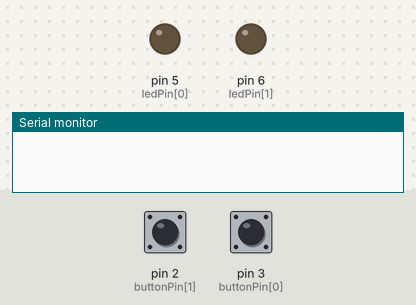
Bench run of a sketch on a simulated Arduino Uno, built with avr-gcc and run on an emulated ATmega328P. On the bench: output pins drawn as LEDs (lit = HIGH), the last lines printed to the serial monitor. The test bench sets the inputs (shaded band); at power-on: pin 2 (buttonPin[1]) LOW, pin 3 (buttonPin[0]) LOW.

Above: at 1.2 s.
1.3 s: pin 2 (buttonPin[1]) pulled HIGH for 0.15 s
At 1.37 s:
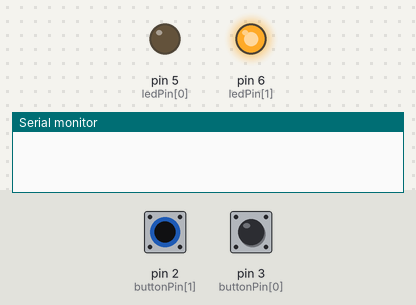
2.9 s: pin 3 (buttonPin[0]) pulled HIGH for 0.15 s
At 2.97 s:
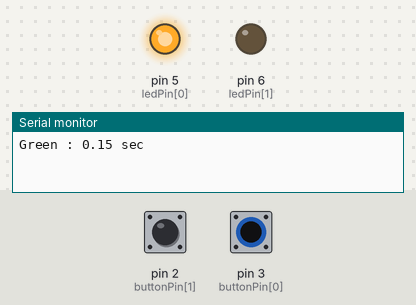
4.5 s: pin 3 (buttonPin[0]) pulled HIGH for 3.2 s
At 8.2 s:
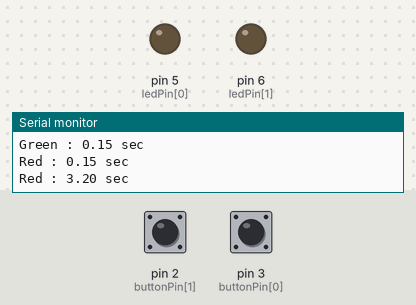
9.2 s: pin 2 (buttonPin[1]) pulled HIGH for 3.2 s
At 10.6 s:
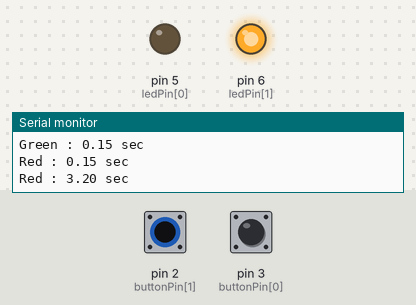
13.9 s: pin 2 (buttonPin[1]) driven HIGH and pin 3 (buttonPin[0]) driven HIGH
At 15.3 s:
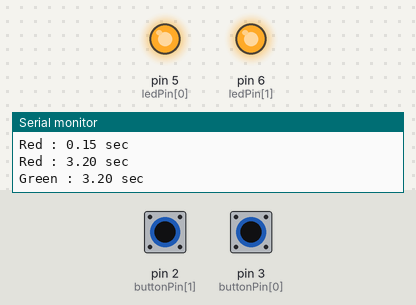
Timing chart, 0 to 16.4 s (numbered marks = the images above; inputs shaded):
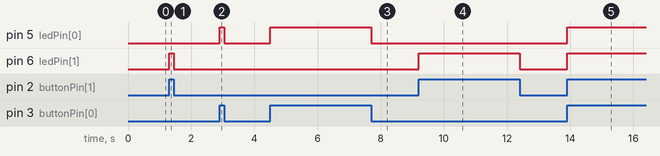

Measured:
- after the input at 1.3 s, pin 6 (ledPin[1]): LOW → HIGH at once, → LOW 0.15 s later
- after the input at 2.9 s, pin 5 (ledPin[0]): LOW → HIGH at once, → LOW 0.15 s later
- after the input at 4.5 s, pin 5 (ledPin[0]): LOW → HIGH at once, → LOW 3.2 s later
- after the input at 9.2 s, pin 6 (ledPin[1]): LOW → HIGH at once, → LOW 3.2 s later
- after the input at 13.9 s, pin 5 (ledPin[0]), pin 6 (ledPin[1]): LOW → HIGH at once

The sketch:

basic3.ino
```cpp
#define R 0
#define G 1
#define colorAmount 2

// constants won't change. They're used here to set pin numbers:
const int buttonPin[colorAmount] = {3, 2}; // the number of the pushbutton pin
const int ledPin[colorAmount] = {5, 6};    // the number of the LED pin

// Variables will change:
int buttonState[colorAmount] = {0};         // the current reading from the input pin
int lastButtonState[colorAmount] = {LOW, LOW}; // the previous reading from the input pin

int reading[colorAmount] = {0};

unsigned long lastDebounceTime[colorAmount] = {0};
unsigned long debounceDelay[colorAmount] = {200, 200};

// count press time
unsigned long startTime[colorAmount] = {0};
unsigned long endTime[colorAmount] = {0};
int blinkCount[colorAmount] = {0};
unsigned long blinkDuration[colorAmount] = {0};
int startDuration[colorAmount] = {0};

unsigned long currentTimeGlobal = 0;
int timerDuration = 100; //milliseconds
int blockTimer = false;

void setup()
{
  cli();

  Serial.begin(9600);
  for (int i = 0; i < colorAmount; i++)
  {
    pinMode(buttonPin[i], INPUT);
    pinMode(ledPin[i], OUTPUT);
    digitalWrite(ledPin[i], LOW); // set initial LED state
  }

  attachInterrupt(digitalPinToInterrupt(buttonPin[R]), handleClickR, CHANGE); // INT1 = pin 3
  attachInterrupt(digitalPinToInterrupt(buttonPin[G]), handleClickG, CHANGE); // INT0 = pin 2

  TCCR1A = 0;
  TCCR1B = 0;
  TCNT1 = 0;
  OCR1A = 1562;            // target for counting, 1562 = 100ms
  TCCR1B |= (1 << WGM12);        // turn on CTC
  TCCR1B |= (1 << CS12) | (1 << CS10); // 1024 prescaler
  TIMSK1 |= (1 << OCIE1A);       // enable timer compare int.

  sei();
}

void loop(){}

void handleClickR()
{
  int color = R;

  blockTimer = true;

  unsigned long currentTime = millis();

  if ((currentTime - lastDebounceTime[color]) > debounceDelay[color])
  {
    reading[color] = digitalRead(buttonPin[color]);
    if (reading[color] != buttonState[color])
    {
      buttonState[color] = reading[color];

      if (buttonState[color] == HIGH)
      {
        startTime[color] = currentTime;
        digitalWrite(ledPin[color], HIGH);
        blinkCount[color] = 0;
      }
      else
      {
        endTime[color] = currentTime;
        digitalWrite(ledPin[color], LOW);
        float duration = ((float)(endTime[color] - startTime[color])) / 1000;
        blinkCount[color] = round(duration);
        if (color == R)
          Serial.print("Red : ");
        else if (color == G)
          Serial.print("Green : ");
        else
          Serial.print("Blue : ");
        Serial.print(duration);
        Serial.println(" sec");
      }
    }
  }
}

void handleClickG()
{
  int color = G;

  blockTimer = true;

  unsigned long currentTime = millis();

  if ((currentTime - lastDebounceTime[color]) > debounceDelay[color])
  {
    reading[color] = digitalRead(buttonPin[color]);
    if (reading[color] != buttonState[color])
    {
      buttonState[color] = reading[color];

      if (buttonState[color] == HIGH)
      {
        startTime[color] = currentTime;
        digitalWrite(ledPin[color], HIGH);
        blinkCount[color] = 0;
      }
      else
      {
        endTime[color] = currentTime;
        digitalWrite(ledPin[color], LOW);
        float duration = ((float)(endTime[color] - startTime[color])) / 1000;
        blinkCount[color] = round(duration);
        Serial.print("Green : ");
        Serial.print(duration);
        Serial.println(" sec");
      }
    }
}
}

void blink(int color){

  if ((blinkCount[color] > 0) && (buttonState[color] == LOW)){
    if (startDuration[color] == 0){
      blinkDuration[color] = currentTimeGlobal;
      startDuration[color] = 1;
    }
    else{
      unsigned long currentTime = currentTimeGlobal;
      if (currentTime - blinkDuration[color] >= 500){
          digitalWrite(ledPin[color], digitalRead(ledPin[color])^1);
          blinkDuration[color] = currentTime;
          blinkCount[color]--;
          startDuration[color] = 0;
      }
    }
  }
   //digitalWrite(ledPin[color],LOW);
}

ISR(TIMER1_COMPA_vect){
  currentTimeGlobal += timerDuration;
  //Serial.print(currentTimeGlobal);
  for (int i = 0; i < colorAmount; i++)
  {
    if ((blinkCount[i] > 0) && (buttonState[i] == LOW) && (blockTimer == false))
    {
      if (startDuration[i] == 0)
        blink(i);
      else
      {
        if (currentTimeGlobal - blinkDuration[i] >= 500)
          blink(i);
      }
    }
  }
}
```
